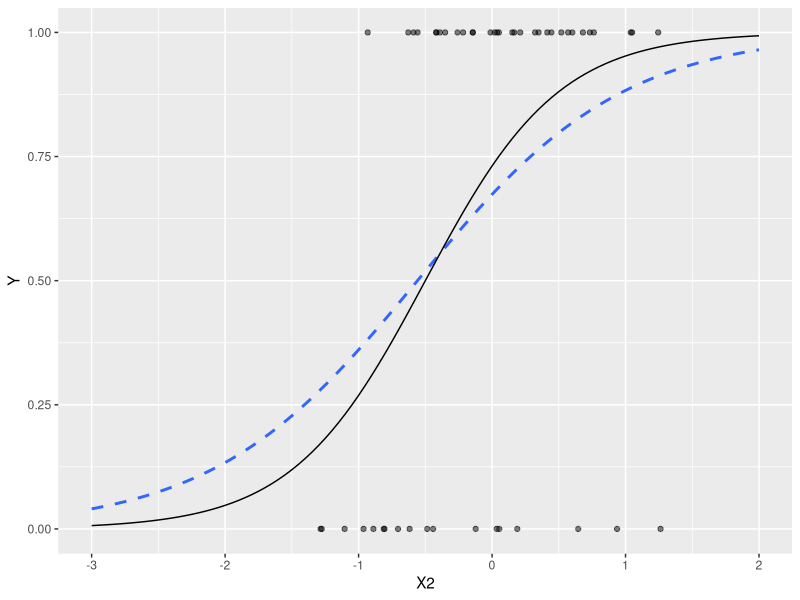
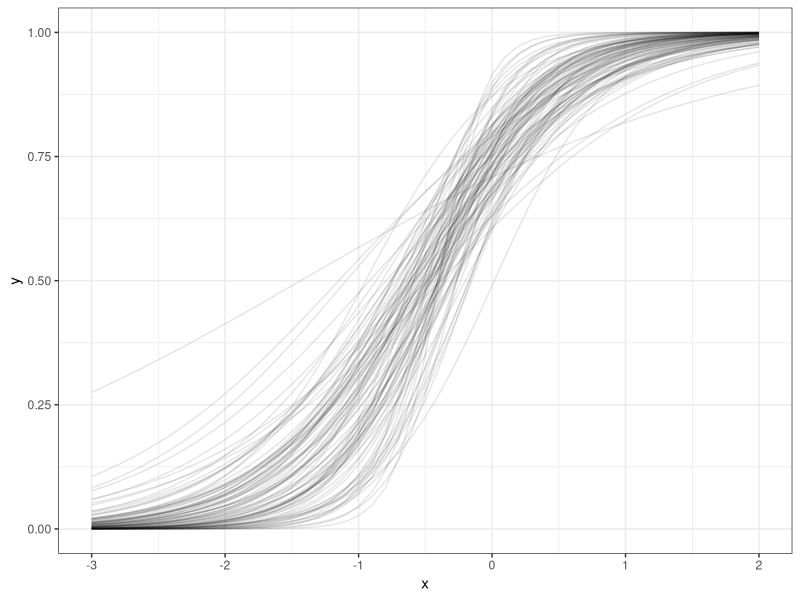
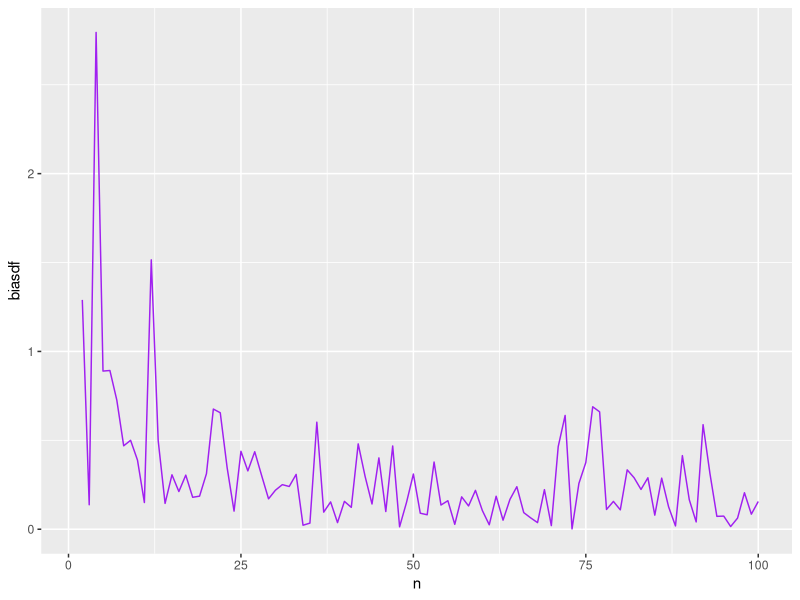
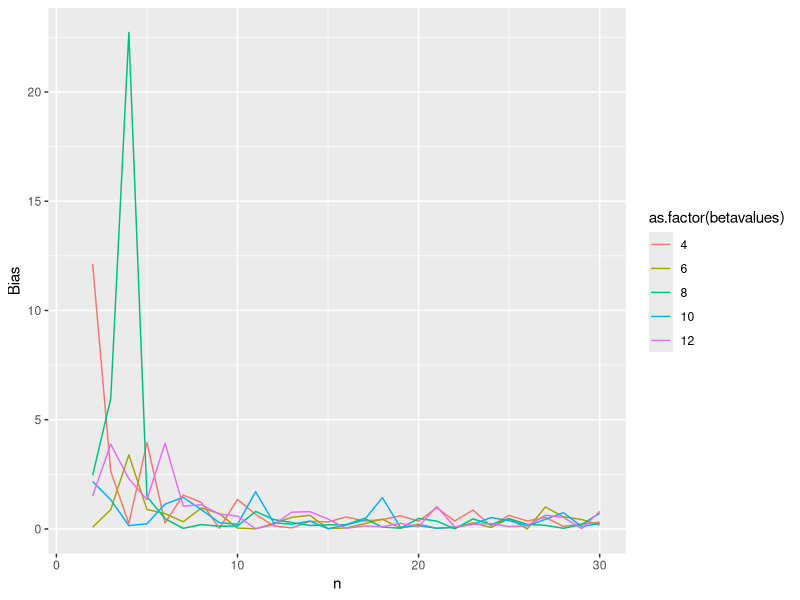
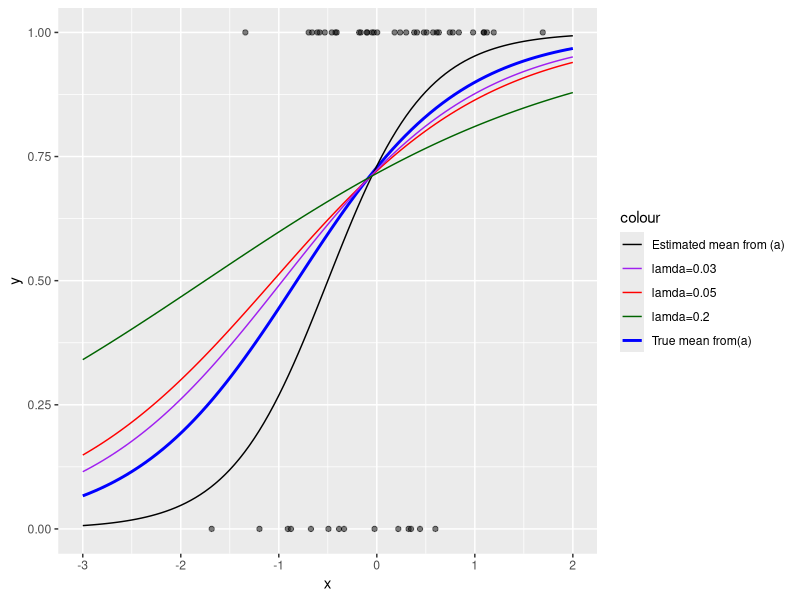
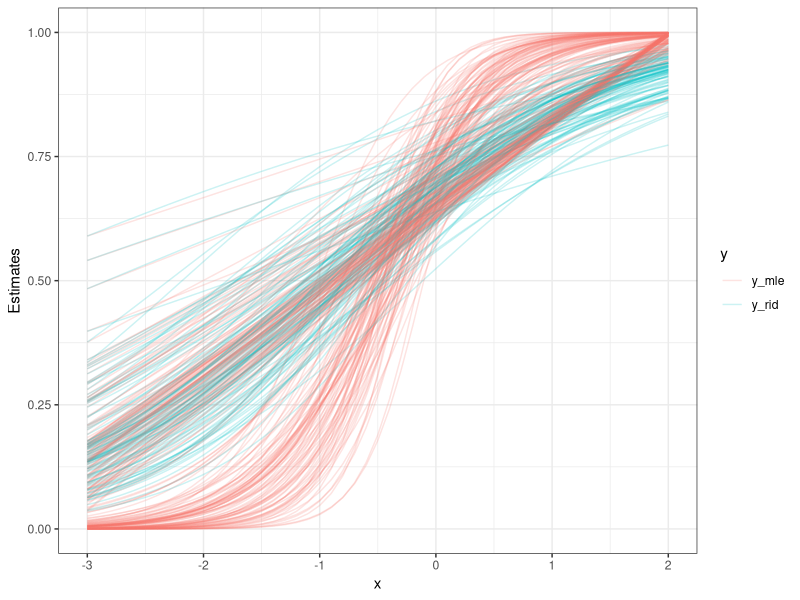

These figures' R source, in order:
## ---- chunk 1
knitr::opts_chunk$set(echo = TRUE, eval = TRUE, fig.align = "center", 
                      message = FALSE, warning = FALSE, fig.width=4, fig.height = 3)
library(tidyverse)
library(knitr)
library(tidyr)
set.seed(1999) # set seed for reproducibility
## ---- chunk 2
library(maxLik)
library(mvtnorm)
# specifying likelihood function using gaussian assumptions
lgaussian <- function(n, sigma, B, X, Y) {
  (-(n / 2) * log(2 * pi)) - (n * log( sigma)) - 
    ((1 / (2 * (sigma^2))) * (sum((Y - (X %*% B))^2)))   
}
# Setting Parameters
n <- 500
p <- 1
sigma <- 2
# Generating X
X <- cbind(1, rmvnorm(n, mean = rep(0, p), sigma = diag(p)/2))
# Setting Beta values
B <- c(1, 2)
# Generating Y
Y <- rnorm(n, mean = X%*%B, sd = sqrt(sigma))
# Optim 
optim(par = c(0, 0), fn = lgaussian, X = X, Y = Y, n = n, sigma = sigma)
# maxLik
ml <- maxLik(lgaussian, start = c(0, 0), X = X, Y = Y, n = n, sigma = sigma)
ml$estimate
# glm 
df <- data.frame(Y = Y, x1 = X[, 2])
coef(glm(Y ~ x1, data = df, family = "gaussian"))
## ---- chunk 3
library(mvtnorm)
library(ggplot2)
p <- 1
n <- 50
X <- as.matrix(cbind(1, rmvnorm(n,mean=rep(0,p), sigma=diag(p)/2)))
B <- c(1,2)
Y <- rbinom(n, size=1, prob=1/(1+exp(-X %*% B)))
X2 <- X[,2]
df <- as.data.frame(X2,Y)
# more detailed call to glm for logistic regression
fit_glm = glm(Y ~ X2, data = df, family = binomial(link = "logit"))
funct <- function(x){
 1/(1+exp(-1*(1+2*x)))
}
ggplot(df, aes(x=X2, y=Y))+ geom_point(alpha=.5) +
  stat_smooth(method="glm", type="response", 
              se=FALSE, fullrange=TRUE, 
              method.args = list(family=binomial(link="logit")), 
              linetype="dashed") + xlim(-3, 2) + 
              stat_function(fun=funct)
## ---- chunk 4
it <- 100
n <- 50
se <- seq(-3,2,by=0.1)
beta <- data.frame(beta_0=rep(NA,100), beta_1=rep(NA,100))
giant <- data.frame(trial=rep(NA,length(se)*it), x=rep(se, it), y=rep(NA,length(se)*it))
gunt <- function(b0,b1,x){
   1/(1+exp(-1*(b0+b1*x)))
}
for (i in 1:it) {
X <- as.matrix(cbind(1, rmvnorm(n,mean=rep(0,p), sigma=diag(p)/2)))
Y <- rbinom(n, size=1, prob=1/(1+exp(-X %*% B)))
X2 <- X[,2]
df <- data.frame(Y,X2)
fit_glm = glm(Y ~ X2, df, family = binomial(link = "logit"))
coef(fit_glm)
b0 <- coef(fit_glm)[1]
b1 <- coef(fit_glm)[2]
giant$y[(51*(i-1)+1):(51*i)]<- gunt(b0=b0, b1=b1, x=se)
giant$trial[(51*(i-1)+1):(51*i)] <- i
}
 ggplot(giant, aes(x=x, y=y, group=as.character(trial))) + geom_line(alpha=0.1)+theme_bw()
## ---- chunk 5
p <- 1
sigma <- 2
B <- c(1, 2)
ndf <- rep(NA,100)
biasdf <- rep(NA, 100)
for(i in 1:100){
X <- cbind(1, rmvnorm(n=i, mean = rep(0, p), sigma = diag(p)/2))
Y <- rnorm(n=i, mean = X%*%B, sd = sqrt(sigma))
optim(par = c(0, 0), fn = lgaussian, X = X, Y = Y, n = i, sigma = sigma)
mle <- maxLik(lgaussian, start = c(0, 0), X = X, Y = Y, n = i, sigma = sigma)
ml$estimate
df <- data.frame(Y = Y, x1 = X[, 2])
beta1 <- coef(glm(Y ~ x1, data = df, family = "gaussian"))[2]
biasdf[i] <- abs(beta1-2)
ndf[i] <- i
}
biasplot <- data.frame(n=ndf, bias=biasdf)
 ggplot(biasplot, aes(x=n, y=biasdf)) +geom_line(color="purple")
## ---- chunk 6
B1 <- c(1,4)
it <- 30
Bias1 <- rep(NA, it)
n <- rep(NA, it)
for(i in 1:it){
X <- cbind(1, rmvnorm(n=i, mean = rep(0, p), sigma = diag(p)/2))
Y <- rnorm(n=i, mean = X%*%B1, sd = sqrt(sigma))
optim(par = c(0, 0), fn = lgaussian, X = X, Y = Y, n = i, sigma = sigma)
mle <- maxLik(lgaussian, start = c(0, 0), X = X, Y = Y, n = i, sigma = sigma)
ml$estimate
df <- data.frame(Y = Y, x1 = X[, 2])
Beta1 <- coef(glm(Y ~ x1, data = df, family = "gaussian"))[2]
Bias1[i] <- abs(Beta1-4)
n[i] <- i
}

B11 <- c(1,6)
Bias11 <- rep(NA, it)
for(i in 1:it){
X <- cbind(1, rmvnorm(n=i, mean = rep(0, p), sigma = diag(p)/2))
Y <- rnorm(n=i, mean = X%*%B11, sd = sqrt(sigma))
optim(par = c(0, 0), fn = lgaussian, X = X, Y = Y, n = i, sigma = sigma)
mle <- maxLik(lgaussian, start = c(0, 0), X = X, Y = Y, n = i, sigma = sigma)
ml$estimate
df <- data.frame(Y = Y, x1 = X[, 2])
Beta11 <- coef(glm(Y ~ x1, data = df, family = "gaussian"))[2]
Bias11[i] <- abs(Beta11-6)
}

B111 <- c(1,8)
Bias111 <- rep(NA, it)
for(i in 1:it){
X <- cbind(1, rmvnorm(n=i, mean = rep(0, p), sigma = diag(p)/2))
Y <- rnorm(n=i, mean = X%*%B111, sd = sqrt(sigma))
optim(par = c(0, 0), fn = lgaussian, X = X, Y = Y, n = i, sigma = sigma)
mle <- maxLik(lgaussian, start = c(0, 0), X = X, Y = Y, n = i, sigma = sigma)
ml$estimate
df <- data.frame(Y = Y, x1 = X[, 2])
Beta111 <- coef(glm(Y ~ x1, data = df, family = "gaussian"))[2]
Bias111[i] <- abs(Beta111-8)
}

B1111 <- c(1,10)
Bias1111 <- rep(NA, it)
for(i in 1:it){
X <- cbind(1, rmvnorm(n=i, mean = rep(0, p), sigma = diag(p)/2))
Y <- rnorm(n=i, mean = X%*%B1111, sd = sqrt(sigma))
optim(par = c(0, 0), fn = lgaussian, X = X, Y = Y, n = i, sigma = sigma)
mle <- maxLik(lgaussian, start = c(0, 0), X = X, Y = Y, n = i, sigma = sigma)
ml$estimate
df <- data.frame(Y = Y, x1 = X[, 2])
Beta1111 <- coef(glm(Y ~ x1, data = df, family = "gaussian"))[2]
Bias1111[i] <- abs(Beta1111-10)
}

B11111 <- c(1,12)
Bias11111 <- rep(NA, it)
for(i in 1:it){
X <- cbind(1, rmvnorm(n=i, mean = rep(0, p), sigma = diag(p)/2))
Y <- rnorm(n=i, mean = X%*%B11111, sd = sqrt(sigma))
optim(par = c(0, 0), fn = lgaussian, X = X, Y = Y, n = i, sigma = sigma)
mle <- maxLik(lgaussian, start = c(0, 0), X = X, Y = Y, n = i, sigma = sigma)
ml$estimate
df <- data.frame(Y = Y, x1 = X[, 2])
Beta11111 <- coef(glm(Y ~ x1, data = df, family = "gaussian"))[2]
Bias11111[i] <- abs(Beta11111-12)
}
plotdata <- data.frame(n=n, 
            betavalues=c(rep(4,30),rep(6,30),rep(8,30),
                         rep(10,30),rep(12,30)), 
            Bias=c(Bias1, Bias11, Bias111, Bias1111, Bias11111))
ggplot(plotdata, aes(x=n, y=Bias, group=betavalues, color=as.factor(betavalues))) +
  geom_line() 
## ---- chunk 7
library(glmnet)
p <- 1
n <- 50
X <- as.matrix(cbind(1, rmvnorm(n,mean=rep(0,p), sigma=diag(p)/2)))
B <- c(1,2)
Y <- rbinom(n, size=1, prob=1/(1+exp(-X %*% B)))
X2 <- X[,2]
df <- data.frame(x=X2,y=Y)
make_numeric <- function(x){
  estimates <- as.numeric(x)
  estimates <- c(estimates[1], estimates[3])
  estimates
}
fit <- glmnet(X, Y,family = "binomial", alpha = 0, lambda = 0.05)
# t1 <- coef(fit)
b1 <- make_numeric(coef(fit))
fit1 <- glmnet(X, Y,family = "binomial", alpha = 0, lambda = 0.03)
b2 <- make_numeric(coef(fit1))
fit2 <- glmnet(X, Y,family = "binomial", alpha = 0, lambda = 0.2)
b3 <- make_numeric(coef(fit2))

funct <- function(x, b0, b1){
  B <- matrix(c(b0, b1))
  X <- matrix(cbind(1, x), nrow = length(x), 
              ncol = 2)
  1/(1 + exp(- X %*% B)) %>% as.numeric()
}
cols <- c("Estimated mean from (a)" = "black", "lamda=0.05" = "red", "lamda=0.03" = "purple", "lamda=0.2" = "darkgreen", "True mean from(a)"="blue")
ggplot(df, aes(x=x, y=y))+ geom_point(alpha=.5) +
  stat_smooth(method="glm", type="response", se=FALSE, fullrange=TRUE, 
              method.args = list(family=binomial(link="logit")), 
              aes(color="True mean from(a)")) + xlim(-3, 2) + 
  stat_function(fun = funct, args = list(b0 = 1, b1 = 2), 
                aes(color="Estimated mean from (a)")) +
stat_function(fun = funct, args = list(b0 = b1[1], b1 = b1[2]), 
              aes(color="lamda=0.05")) + 
  stat_function(fun = funct, args = list(b0 = b2[1], b1 = b2[2]), 
                aes(color="lamda=0.03")) + 
  stat_function(fun = funct, args = list(b0 = b3[1], b1 = b3[2]),
                aes(color="lamda=0.2"))+
  scale_colour_manual(values = cols)
## ---- chunk 8
it <- 100
n <- 50
se <- seq(-3,2,by=0.1)
beta <- data.frame(beta_0=rep(NA,100), beta_1=rep(NA,100))
giant <- data.frame(trial=rep(NA,length(se)*it), 
                    x=rep(se, it), y_mle=rep(NA,length(se)*it), 
                    y_rid=rep(NA,length(se)*it))
gunt <- function(b0,b1,x){
   1/(1+exp(-1*(b0+b1*x)))
}
for (i in 1:it) {
X <- as.matrix(cbind(1, rmvnorm(n,mean=rep(0,p), sigma=diag(p)/2)))
Y <- rbinom(n, size=1, prob=1/(1+exp(-X %*% B)))
X2 <- X[,2]
df <- data.frame(Y,X2)
fit_glm = glm(Y ~ X2, df, family = binomial(link = "logit"))
coef(fit_glm)
b0 <- coef(fit_glm)[1]
b1 <- coef(fit_glm)[2]
fit <- glmnet(X, Y,family = "binomial", alpha = 0, lambda = 0.2)
b_rid <- make_numeric(coef(fit))
b0r <- b_rid[1]
b1r <- b_rid[2]
giant$y_mle[(51*(i-1)+1):(51*i)]<- gunt(b0=b0, b1=b1, x=se)
giant$y_rid[(51*(i-1)+1):(51*i)]<- gunt(b0=b0r, b1=b1r, x=se)
giant$trial[(51*(i-1)+1):(51*i)] <- i
}
giant1 <- giant %>%
  pivot_longer(cols = starts_with("y"), 
    names_to = "y", 
    values_to = "Estimates") 
p1 <- giant1 %>% 
  arrange(trial,y)%>%
  ggplot(aes(x=x, y=Estimates,
             group=factor(trial), color=y)) +geom_path(alpha=0.2)+theme_bw()
p1
